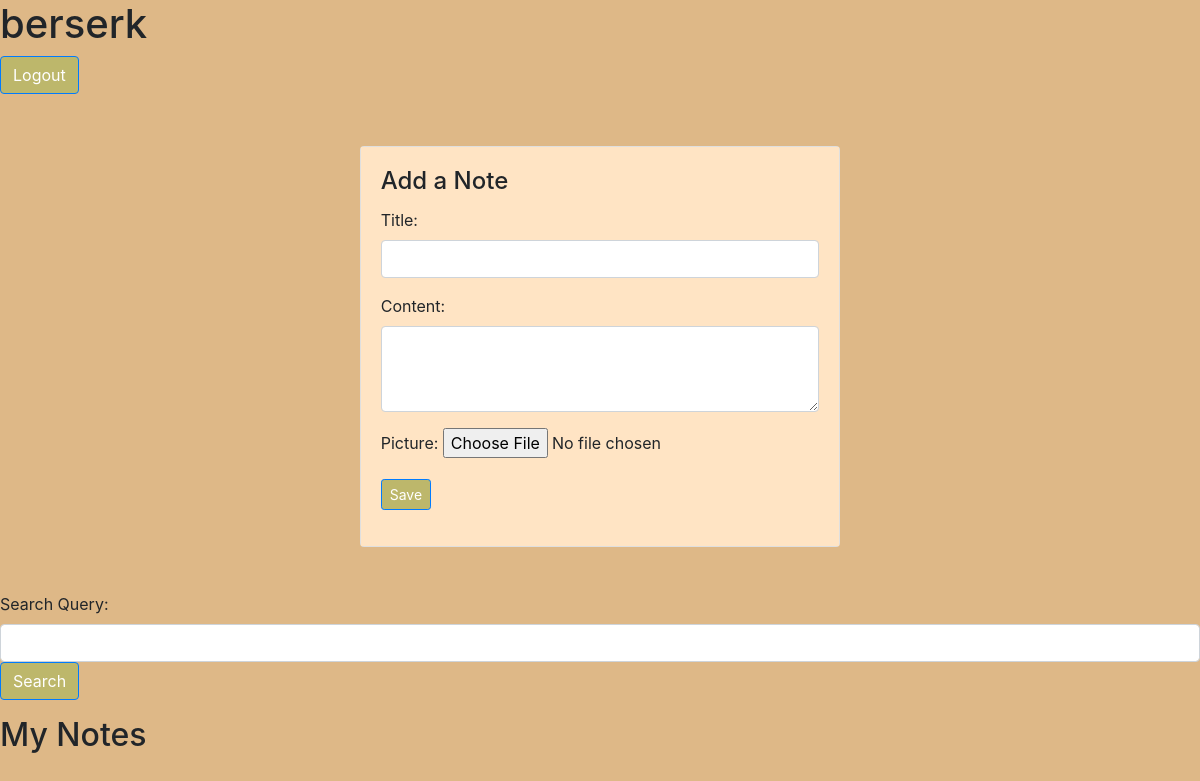
Page / (signed in) on the earlier database version.
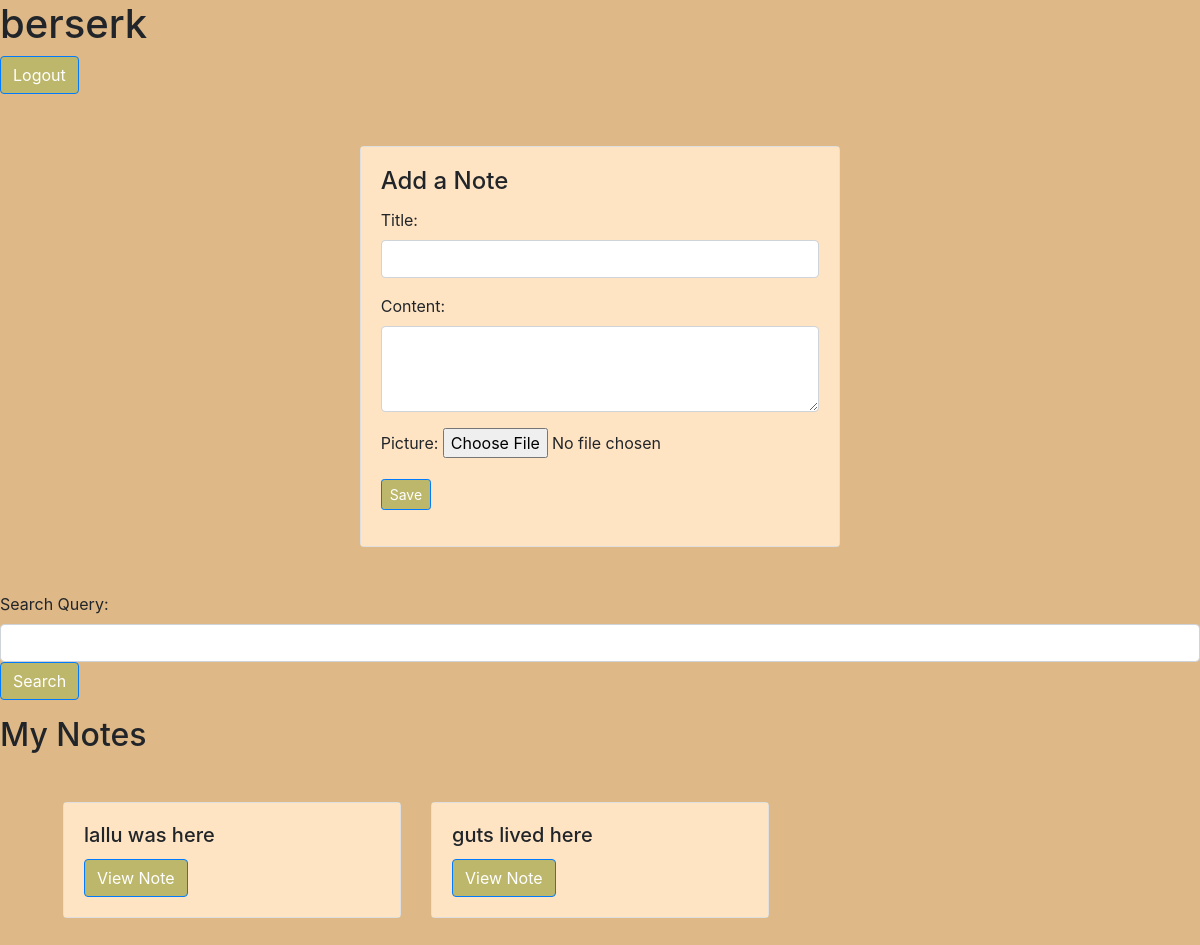
Same page on the later database version.
### notes/models.py (models this page shows, shortened)
class Note(models.Model):
    user=models.ForeignKey(User, on_delete=models.CASCADE,null=True, blank=True)
    title = models.CharField(max_length=200)
    content = models.TextField()
    created_at = models.DateTimeField(auto_now_add=True)
    picture = CloudinaryField('image/', null=True, blank=True ,folder='user_images')

### notes/views.py (the view)
# urls.py: path('', views.HomeView.as_view(), name='home'),
class HomeView(LoginRequiredMixin,ListView):
    model = Note
    template_name = 'notes/home.html'
    context_object_name = 'notes'
    paginate_by = 10
    def get_context_data(self, **kwargs):
        context = super().get_context_data(**kwargs)
        context['notes'] = Note.objects.all().filter(user=self.request.user)
        if self.request.GET.get('search_query'):
            context['notes'] = Note.objects.filter(title__icontains=self.request.GET.get('search_query'))
        return context

### notes/templates/notes/home.html (shortened to what this page needs)
{% extends 'base.html' %}
{% block content %}
{% if request.user.is_authenticated%}
<h1>{{request.user}}</h1>
<a href="{%url 'logout'%}" class="btn btn-primary">Logout</a>
{% else %}
<a href="{% url 'login' %}" class="btn btn-primary">Login</a>
{% endif %}
<section id="note-form">
    <div class="container">
        <div class="row justify-content-center">
            <div class="col-md-6">
                <div class="card mt-2">
                    <div class="card-body">
                        <h4 class="card-title">Add a Note</h4>
                        <form method="post" action="{% url 'create_note' %}" enctype="multipart/form-data">
                            <div class="form-group">
                                <label for="title">Title:</label>
                                <input type="text" class="form-control" id="title" name="title" required>
                            </div>
                            <div class="form-group">
                                <label for "content">Content:</label>
                                <textarea class="form-control" id="content" name="content" rows="3" required></textarea>
                            </div>
                            <div class="form-group">
                                <label for="picture">Picture:</label>
                                <input type="file" class="image" id="picture" name="picture" accept="image/*">
                            </div>
                            <button type="submit" class="btn btn-primary btn-sm">Save</button>
                        </form>
                    </div>
                </div>
            </div>
        </div>
    </div>
</section>
<form method="get">
    <div class="form-group">
        <label for="search_query">Search Query:</label>
        <input type="text" name="search_query" class="form-control" size="20">
        <button type="submit" class="btn btn-primary">Search</button>
    </div>
</form>
<h2>My Notes</h2>
<div class="row">
    {% for note in notes %}
        <div class="col-md-4">
            <div class="card mb-4">
                <div class="card-body">
                    <h5 class="card-title">{{ note.title }}</h5>
                    <a href="{% url 'view_note' pk=note.id %}" class="btn btn-primary">View Note</a>
                </div>
            </div>
        </div>
    {% endfor %}
</div>
{% endblock %}

### templates/base.html (shortened to what this page needs)
<html lang="en">
<head>
    <link rel="stylesheet" href="https://stackpath.bootstrapcdn.com/bootstrap/4.5.0/css/bootstrap.min.css"
>
    </head>
<body>
    {% block content %}
    {% endblock %}
</body>
</html>

### notes/templates/notes/home.html (style rules this page uses)
body { background-color: burlywood; align-items: center; }
.row { margin: 4%; }
.card-body { background-color: bisque; }
.btn { background-color: darkkhaki; }

Differences in the rows shown:
added Note: title "lallu was here"
added Note: title "guts lived here"
